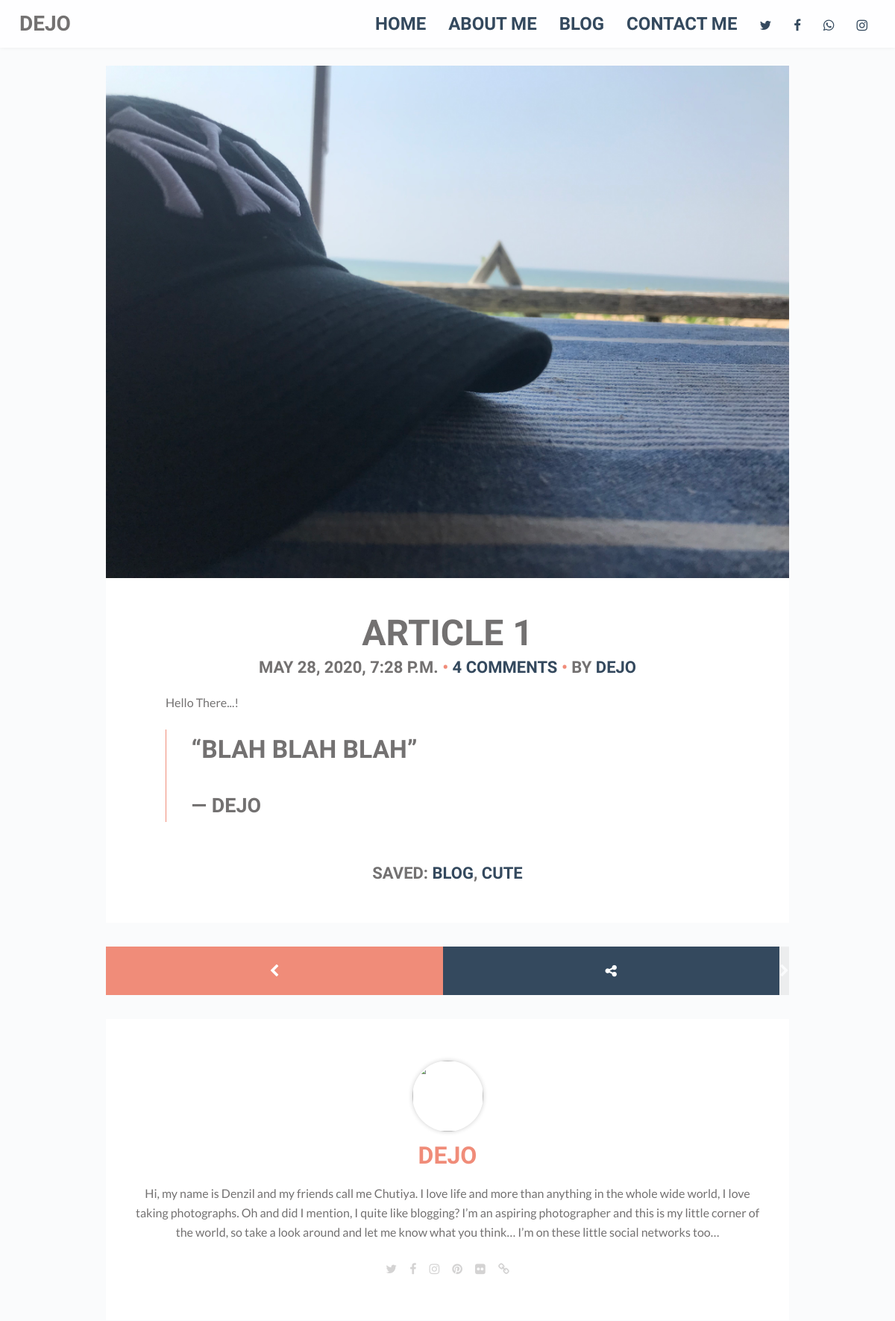
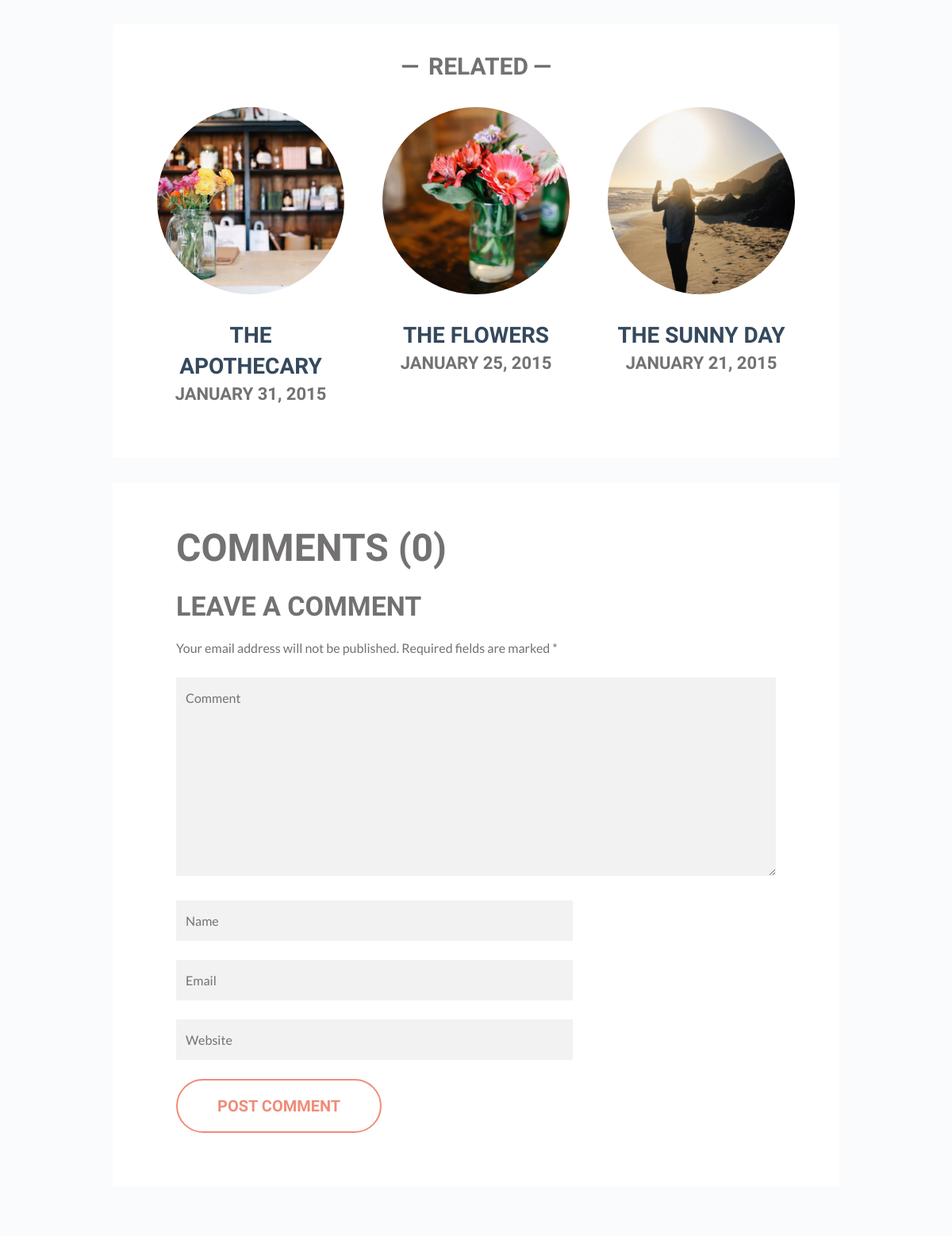
Page /articles/a1/ (upper part) on the committed database (2 pictures, top to bottom).
### articles/models.py (models this page shows, shortened)
class Article(models.Model):
    title           = models.CharField(max_length=100)
    slug            = models.SlugField()
    body            = models.TextField()
    image_1         = models.FileField(default='default.jpg', blank=True)
    image_2         = models.FileField(default='default.jpg', blank=True)
    image_3         = models.FileField(default='default.jpg', blank=True)
    date            = models.DateTimeField(auto_now_add=True)
    comment_count   = models.IntegerField(default=0)
    content         = HTMLField()
    author          = models.ForeignKey(Author, on_delete=models.CASCADE)
    featured        = models.BooleanField(default=False)

class Author(models.Model):
    user            = models.OneToOneField(User, on_delete=models.CASCADE)
    profile_picture = models.ImageField()
    aboutme         = models.TextField(blank = True)
    def __str__(self):
        return self.user.username

### articles/views.py (the view)
# urls.py: url(r'^(?P<slug>[\w-]+)/$', views.blog_detail, name="detail"),
def blog_detail(request, slug):
    article = Article.objects.get(slug=slug)
    author      = Author.objects.all()
    context = {
        'article': article,
        'author': author
    }
    return render(request,'articles/single.html',context)

### articles/templates/articles/single.html (shortened to what this page needs)
{% extends 'base.html' %}
{% load static from staticfiles %}
{% block content %}
<div class="wrap full-wrap">
    <div class="main-wrap">
        <section class="main">
            <article class="post has-post-thumbnail">
  		        <span class="post-image">
                    <img width="916" height="611" src="{{ article.image_1.url }}" alt="">
  		        </span>
                <div class="inner">
                    <h1 class="entry-title">{{ article.title }}</h1>
                    <ul class="meta top">
                        <li class="time">
                            <time class="post-date updated" datetime="2015-02-02">{{ article.date }} </time>
                        </li>
                        <li class="comments">
                            <a href="#">{{ article.comment_count }} Comments</a>
                        </li>
                        <li class="author-m">
                            By <span class="vcard author"><span class="fn"><a href="{% url 'about' %}" title="Post by {{ article.author }}" rel="author">{{ article.author }}</a></span></span>
                        </li>
                    </ul>
                    <div class="post-content">
                        <p>{{ article.content }}</p>
                        <blockquote><p>“{{ article.body }}”<cite>{{ article.author }}</cite></p></blockquote>
                    </div>
                    <ul class="meta bottom">
                        <li class="cat">Saved:  <a href="{% url 'articles:list' %}">Blog</a>, <a href="#">Cute</a></li>
                    </ul>
                </div>
            </article>
            <nav class="pagination">
                <ul>
                    <li class="older-posts">
                        <span><a href="{% url 'articles:list' %}" rel="prev"><i class="fa fa-chevron-left"></i> <span class="i">Prev</span></a></span>
                    </li>
                    <li class="share-link">
                        <a href="#"><i class="fa fa-share-alt"></i><span class="i">Share</span></a>
                    </li>
                    <li class="newer-posts">
                        <span class="inactive"><span class="i">Next</span> <i class="fa fa-chevron-right"></i></span>
                    </li>
                </ul>
            </nav>
          <aside class="author-wrap">
                <span class="author-avatar"><img alt="" src="{{ author.profile_picture.url }}" class="avatar avatar-200 photo" height="200" width="200"></span>
                <div class="author-bio">
                  {% for aut in author %}
                    <h4><a href="{% url 'about' %}">{{ aut.user }}</a></h4>
                    <p>{{ aut.aboutme }}</p>
                    <div class="author-socials-wrap">
                        <a class="author-socials" href="http://twitter.com/" target="_blank"><i class="fa fa-twitter"></i><span>Twitter</span></a>
                        <a class="author-socials" href="http://facebook.com/" target="_blank"><i class="fa fa-facebook"></i><span>Facebook</span></a>
                        <a class="author-socials" href="https://www.instagram.com/" target="_blank"><i class="fa fa-instagram"></i><span>Instagram</span></a>
                        <a class="author-socials" href="https://in.pinterest.com/" target="_blank"><i class="fa fa-pinterest"></i><span>Pinterest</span></a>
                        <a class="author-socials" href="#" target="_blank"><i class="fa fa-flickr"></i><span>Flickr</span></a>
                        <a class="author-socials" href="http://dejo.pythonanywhere.com/" target="_blank"><i class="fa fa-link"></i><span>Website</span></a>
                    </div>
                    {% endfor %}
                </div>
            </aside>
          <div class="related-posts">
                <h5>Related</h5>
                <div class="posts">
                    <aside class="related post has-post-thumbnail">
  		                <span class="post-image">
                            <a href="#" title="The Apothecary">
                                <img width="468" height="468" src="images/Apothecary.jpg" alt=""></a>
                        </span>
                        <div class="inner">
                            <h6 class="entry-title">
                                <a href="#" title="The Apothecary">
                                    The Apothecary
                                </a>
                                <ul class="meta top">
                                    <li class="time">
                                        <time class="post-date updated" datetime="2015-01-31">January 31, 2015</time>
                                    </li>
                                </ul>
                            </h6>
                        </div>
                    </aside>
                    <aside class="related post has-post-thumbnail">
                        <span class="post-image">
                            <a href="#" title="The Flowers">
                                <img width="468" height="468" src="images/Flowers.jpg" alt="" ></a>
                        </span>
                        <div class="inner">
                            <h6 class="entry-title">
                                <a href="#" title="The Flowers">The Flowers</a>
                                <ul class="meta top">
                                    <li class="time">
                                        <time class="post-date updated" datetime="2015-01-25">January 25, 2015</time>
                                    </li>
                                </ul>
                            </h6>
                        </div>
                    </aside>
                    <aside class="related post has-post-thumbnail">
                        <span class="post-image">
                            <a href="#" title="The Sunny Day">
                                <img width="468" height="468" src="images/Sun.jpg" alt="">
                            </a>
                        </span>
                        <div class="inner">
                            <h6 class="post-title entry-title">
                                <a href="#" title="The Sunny Day">The Sunny Day</a>
                                <ul class="meta top">
                                    <li class="time">
                                        <time class="post-date updated" datetime="2015-01-21">January 21, 2015</time>
                                    </li>
                                </ul>
                            </h6>
                        </div>
                    </aside>
                </div></div>
          <div class="comments-wrapper">
                <div id="comments" class="inner">
                    <div class="comments-inner"><h3 id="respond-title">Comments (0)</h3></div>
                    <div id="respond" class="comment-respond">
                        <h3 id="reply-title" class="comment-reply-title">Leave a comment <small><a rel="nofollow" id="cancel-comment-reply-link" href="#respond" style="display:none;">Cancel reply</a></small></h3>
                        <form>
                            <p>Your email address will not be published. Required fields are marked <span class="required">*</span></p>
                            <p><textarea id="comment" name="comment" cols="45" rows="8" aria-required="true" placeholder="Comment"></textarea></p><p class="comment-form-author"><input id="author" name="author" type="text" value="" size="30" aria-required="true" placeholder="Name"></p>
                            <p><label for="email">Email</label> <span class="required ">*</span><input id="email" name="email" type="text" value="" size="30" aria-required="true" placeholder="Email"></p>
                            <p><label for="url">Website</label><input id="url" name="url" type="text" value="" size="30" placeholder="Website"></p>
                            <p class="form-submit"><input name="submit" type="submit" id="submit" class="submit" value="Post Comment"></p>
                        </form>
                    </div>
                </div>
            </div>
        </section>
    </div>
</div>
{% endblock %}

### assets/css/print.css (style rules this page uses)
* { background: transparent !important; color: black !important; text-shadow: none !important; filter:none !important; -ms-filter: none !important; }
a, a:visited { color: #444 !important; text-decoration: underline; }
a[href]:after { content: " (" attr(href) ")"; }
.ir a:after, a[href^="javascript:"]:after, a[href^="#"]:after { content: ""; }
pre, blockquote { border: 1px solid #999; page-break-inside: avoid; }
tr, img { page-break-inside: avoid; }
p, h2, h3 { orphans: 3; widows: 3; }
h2, h3 { page-break-after: avoid; }
body { font-size: 14px; font-family: Arial, Verdana, sans-serif; }
section, div, article, aside, header .strap { float: left; width:100%; }
nav, #searchform, .flexslider, footer .right, footer .credit, footer ul, .sidebar, .navigation, #respond, .contact-form, section.footer { display:none; }
h1 { font-size: 200%; margin-bottom: 0; }
h3 { font-size: 160%; }
h4 { font-size: 140%; }
h5 { font-size: 120%; }
h6 { font-size: 110%; }

### rows in the picture
Article: image_1 (picture), title "ARTICLE 1", date "MAY 28, 2020, 7:28 P.M.", comment_count "4", author "DEJO", content "Hello There...!", body "BLAH BLAH BLAH"
Author: user "DEJO", aboutme "Hi, my name is Denzil and my friends call me Chutiya. I love life and more than anything in the whole wide world, I love taking photographs. Oh and did I mention, I quite like blogging? I’m an aspiring photographer and this is my little corner of the world, so take a look around and let me know what you think… I’m on these little social networks too…"
